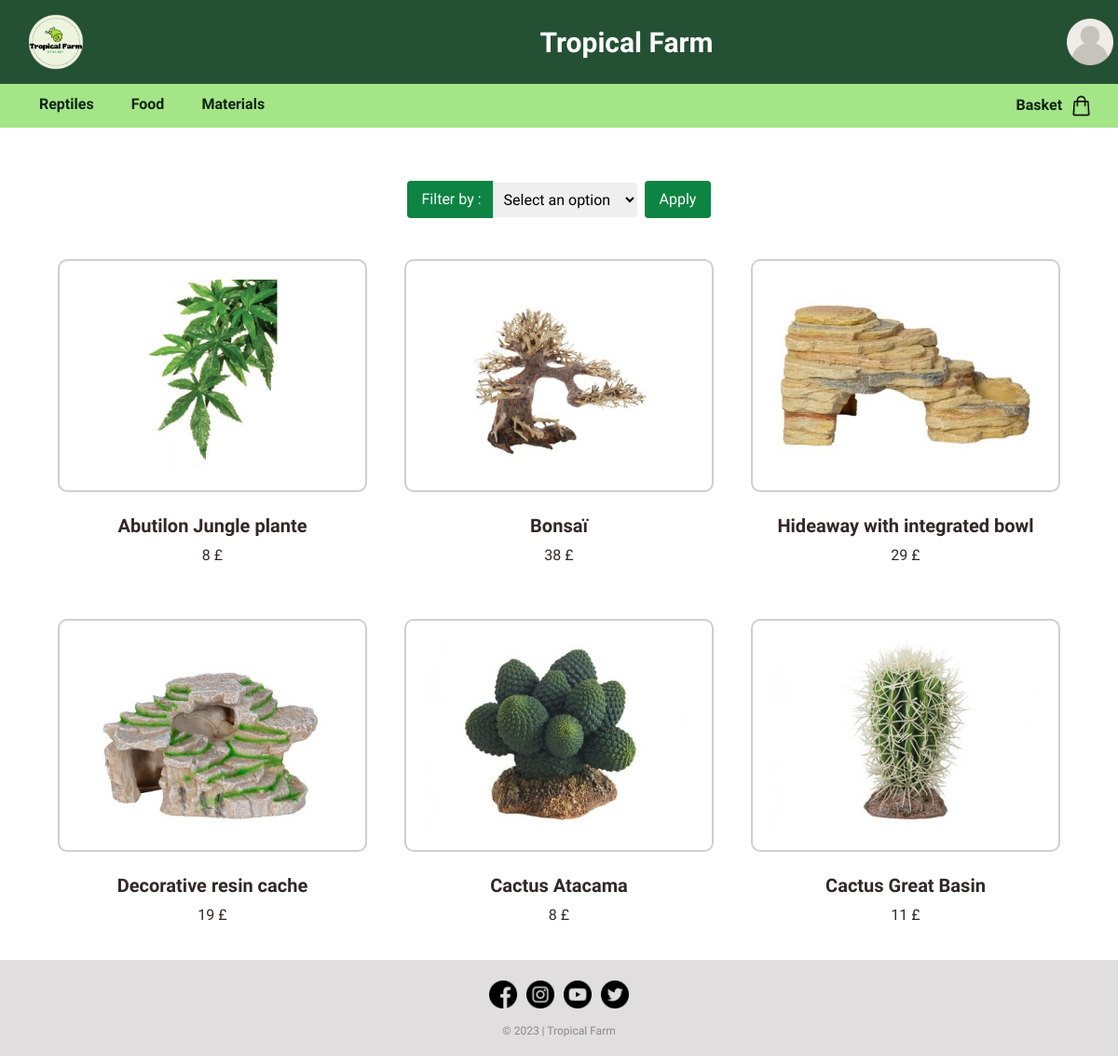
Page /decoration.php on the committed database.
### tables this page shows
CREATE TABLE IF NOT EXISTS `item` (
  `iditem` int NOT NULL AUTO_INCREMENT,
  `name` varchar(50) NOT NULL,
  `category` varchar(50) NOT NULL,
  `second_category` varchar(50) NOT NULL,
  `description` varchar(1000) NOT NULL,
  `photo` varchar(50) NOT NULL,
  `price` int NOT NULL,
  `stock` varchar(50) NOT NULL,
  `sell` varchar(50) DEFAULT NULL,
  `auction` varchar(50) DEFAULT NULL,
  `trade` varchar(50) DEFAULT NULL,
  PRIMARY KEY (`iditem`)
);

### decoration.php (the view, shortened to what this page needs)
<!DOCTYPE html>
<html>
<head>
<link href="https://cdn.jsdelivr.net/npm/bootstrap@5.3.0/dist/css/bootstrap.min.css" rel="stylesheet">
<link href="style.css" rel="stylesheet" type="text/css"/>
</head>
<body>
  <div class="headnav">
<?php
if(!isset($_SESSION["photo"])){
  $imageURL = "image/user.png";
}
else{
$imageURL = "image/" . $_SESSION["photo"];
}
?>
      <?php if(isset($_SESSION["role"])){ echo '<header style="background-color: ' . $_SESSION["background"] . ';">'; }
            else{echo '<header>';}?>
            <div class="logo">
              <img src="image\logo.png" alt="Logo">
            </div>
            <div class="titre"><a href="http://localhost:80/Tropical-Farm/index.php" class="titre">Tropical Farm</a></div>
            <div class="dropdown">
              <a href="http://localhost:80/Tropical-Farm/login.php" class="dropdown-btn"><img src="<?php echo $imageURL; ?>" width="50px" height="50px"></a>
            </div>
          </header>
    <nav>
      <ul class="categories">
        <li>
          <a href="#">Reptiles</a>
        </li>
        <li>
          <a href="#">Food</a>
        </li>
        <li>
          <a href="#">Materials</a>
        </li>
      </ul>
      <div class="panier">
        <a href="http://localhost:80/Tropical-Farm/basket.php"><b>Basket &nbsp</b><img src="image/shopping-bag.png"></a>
      </div>
    </nav>
    </div>
  <br><br><br><br><br><br>
<form class="formfiltre" method="GET">
  <label for="filter">&nbsp;Filter by :</label>
  <select name="filter" id="filter">
    <option class="optionfiltre" value="null">Select an option</option>
  </select>
  <input class="filtre" type="submit" value="Apply">
</form>
<br>
<div class="container">
<?php
$serveur = "localhost";
$utilisateur = "root";
$motDePasse = "";
$baseDeDonnees = "tropicalfarm";
$connexion = mysqli_connect($serveur, $utilisateur, $motDePasse, $baseDeDonnees);
$condition1 = "category = 'materials'";
$condition2 = "second_category = 'decoration'";
if (isset($_GET['filter'])) {
  $filter = $_GET['filter'];
if($filter == 'asc'){
  $query = "SELECT * FROM item WHERE $condition1 and $condition2 ORDER BY price ASC";
  $resultat = mysqli_query($connexion, $query);
}
elseif($filter == 'desc'){
  $query = "SELECT * FROM item WHERE $condition1 and $condition2 ORDER BY price DESC";
  $resultat = mysqli_query($connexion, $query);
}
elseif($filter == 'null'){
  $query = "SELECT * FROM item WHERE $condition1 and $condition2";
  $resultat = mysqli_query($connexion, $query);
}
}
else{
  $query = "SELECT * FROM item WHERE $condition1 and $condition2";
  $resultat = mysqli_query($connexion, $query);
}
while ($row = mysqli_fetch_assoc($resultat)) {
  $iditem = $row['iditem'];
  echo '<div class="item">';
  echo "<a href='http://localhost:80/Tropical-Farm/item.php?iditem=$iditem'><img src= image/". $row['photo'] ." alt='Image' /><br></a>";
  echo "<center><h5><b>" . $row['name'] . "</b></h5>";
  echo "<p>" .$row['price'] . "  £</p></center>";
  echo "</div>";
}
?>
</div>
<footer>
  <div class="footer-section">
    <a href="https://www.facebook.com/pages/category/supermarket/Tesco-Superstore-440818089460778/" target="_blank"><img src="image/facebook (1).png"></a>
    <a href="https://www.instagram.com/tescofood/?hl=fr" target="_blank"><img src="image/instagram (2).png"></a>
    <a href="https://www.youtube.com/tesco" target="_blank"><img src="image/youtube.png"></a>
    <a href="https://twitter (1).com/Tesco" target="_blank"><img src="image/twitter (1).png"></a>
</div>
  <div class="footer-bottom">
    <p>&copy; 2023 | Tropical Farm</p>
  </div>
</footer>
</body>
</html>

### style.css (style rules this page uses)
body { font-family: 'Didact Gothic', sans-serif; }
.headnav { position: fixed; top: 0; width: 100%; z-index: 9999; }
header { display: flex; align-items: center; justify-content: space-between; background-color: #245033; padding: 5px; }
.logo img { width: 80px; height: 80px; margin-left: 15px; margin-right: 100px; }
.titre { color: #ffffff; font-size: 30px; font-weight: bold; text-decoration: none; }
nav { background-color: #9de37eeb; padding: 5px; display: flex; align-items: center; }
nav .categories { list-style-type: none; display: flex; gap: 40px; margin-top: 5px; margin-bottom: 8px; margin-left: 5Px; }
nav .categories li a { color: #0d2410; text-decoration: none; font-size: 16px; font-weight: bold; }
nav .categories li { position: relative; }
nav .panier { position: absolute; right: 2%; }
nav .panier img { width: 25px; height: 25px; }
nav .panier a { color: #0d2410; text-decoration: none; font-weight: bold; margin-right: 3px; }
.container { display: grid; grid-template-columns: repeat(3,1fr); justify-content: space-between; }
footer { background-color: #e0dede; padding: 2px; }
.footer-section { margin-top: 15px; margin-bottom: 10px; display: flex; justify-content: center; align-items: center; }
.footer-bottom { text-align: center; color: #888888; font-size: 12px; }
.footer-section img { width: 30px; height: 30px; margin: 5px; }
.item { flex-basis: 25%; color: rgb(49, 40, 40); padding: 20px; }
.item img { border: 2px solid; border-radius: 10px; border-color: rgb(207, 207, 207); display: block; display: block; max-width: 100%; padding: 20px; width: 400px; height: 250px; }
.formfiltre { display: flex; align-items: center; justify-content: center; margin-top: 50px; }
.formfiltre label { color: #ffffff; background-color: rgb(14, 132, 67); padding: 8px 12px; border-radius: 4px 0 0 4px; }
.formfiltre select { padding: 8px; border-radius: 0 4px 4px 0; border: none; }
.filtre { margin-left: 8px; padding: 8px 16px; background-color: rgb(14, 132, 67); color: #ffffff; border: none; border-radius: 4px; cursor: pointer; }
.optionfiltre { background-color: #ffffff; color: #000000; }

### rows in the picture
item: photo (picture), name "Abutilon Jungle plante", price "8"
item: photo (picture), name "Bonsaï", price "38"
item: photo (picture), name "Hideaway with integrated bowl", price "29"
item: photo (picture), name "Decorative resin cache", price "19"
item: photo (picture), name "Cactus Atacama", price "8"
item: photo (picture), name "Cactus Great Basin", price "11"
